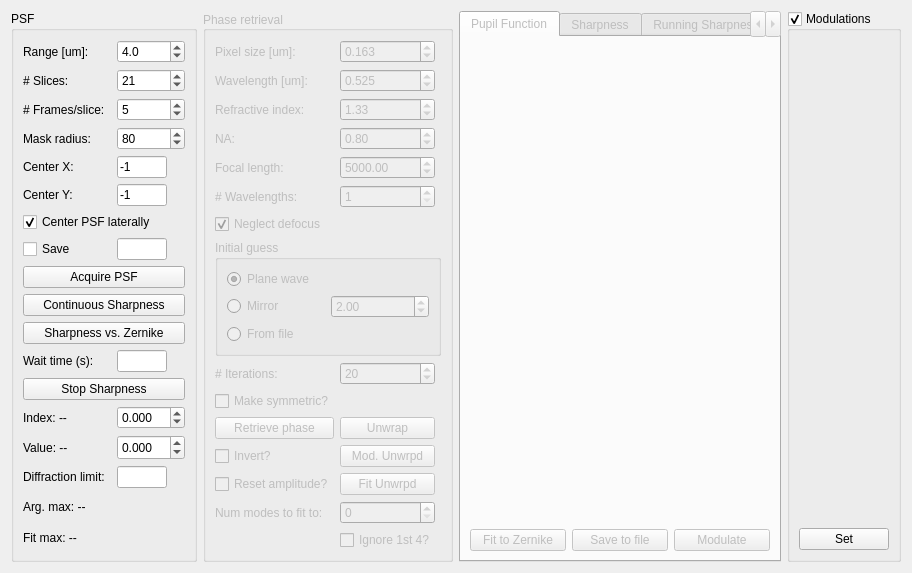
<?xml version="1.0" encoding="UTF-8"?>
<ui version="4.0">
 <class>Form</class>
 <widget class="QWidget" name="Form">
  <property name="geometry">
   <rect>
    <x>0</x>
    <y>0</y>
    <width>912</width>
    <height>508</height>
   </rect>
  </property>
  <property name="sizePolicy">
   <sizepolicy hsizetype="Preferred" vsizetype="Preferred">
    <horstretch>0</horstretch>
    <verstretch>0</verstretch>
   </sizepolicy>
  </property>
  <property name="maximumSize">
   <size>
    <width>16777215</width>
    <height>16777215</height>
   </size>
  </property>
  <property name="windowTitle">
   <string>Adaptive Optics</string>
  </property>
  <layout class="QHBoxLayout" name="horizontalLayout">
   <item>
    <widget class="QGroupBox" name="groupBox">
     <property name="sizePolicy">
      <sizepolicy hsizetype="Fixed" vsizetype="Preferred">
       <horstretch>0</horstretch>
       <verstretch>0</verstretch>
      </sizepolicy>
     </property>
     <property name="title">
      <string>PSF</string>
     </property>
     <layout class="QGridLayout" name="gridLayout_4">
      <item row="1" column="0">
       <widget class="QLabel" name="label_2">
        <property name="text">
         <string>Range [um]:</string>
        </property>
       </widget>
      </item>
      <item row="1" column="2">
       <widget class="QDoubleSpinBox" name="doubleSpinBoxRange">
        <property name="sizePolicy">
         <sizepolicy hsizetype="Minimum" vsizetype="Fixed">
          <horstretch>0</horstretch>
          <verstretch>0</verstretch>
         </sizepolicy>
        </property>
        <property name="decimals">
         <number>1</number>
        </property>
        <property name="minimum">
         <double>-100.000000000000000</double>
        </property>
        <property name="singleStep">
         <double>0.100000000000000</double>
        </property>
        <property name="value">
         <double>4.000000000000000</double>
        </property>
       </widget>
      </item>
      <item row="2" column="0">
       <widget class="QLabel" name="label_3">
        <property name="text">
         <string># Slices:</string>
        </property>
       </widget>
      </item>
      <item row="2" column="2">
       <widget class="QSpinBox" name="spinBoxSlices">
        <property name="sizePolicy">
         <sizepolicy hsizetype="Minimum" vsizetype="Fixed">
          <horstretch>0</horstretch>
          <verstretch>0</verstretch>
         </sizepolicy>
        </property>
        <property name="readOnly">
         <bool>false</bool>
        </property>
        <property name="minimum">
         <number>3</number>
        </property>
        <property name="singleStep">
         <number>2</number>
        </property>
        <property name="value">
         <number>21</number>
        </property>
       </widget>
      </item>
      <item row="3" column="0">
       <widget class="QLabel" name="label_4">
        <property name="text">
         <string># Frames/slice:</string>
        </property>
       </widget>
      </item>
      <item row="3" column="2">
       <widget class="QSpinBox" name="spinBoxFrames">
        <property name="sizePolicy">
         <sizepolicy hsizetype="Minimum" vsizetype="Fixed">
          <horstretch>0</horstretch>
          <verstretch>0</verstretch>
         </sizepolicy>
        </property>
        <property name="minimum">
         <number>1</number>
        </property>
        <property name="value">
         <number>5</number>
        </property>
       </widget>
      </item>
      <item row="10" column="0" colspan="3">
       <widget class="QPushButton" name="pushButtonPSF">
        <property name="sizePolicy">
         <sizepolicy hsizetype="Minimum" vsizetype="Fixed">
          <horstretch>0</horstretch>
          <verstretch>0</verstretch>
         </sizepolicy>
        </property>
        <property name="text">
         <string>Acquire PSF</string>
        </property>
       </widget>
      </item>
      <item row="9" column="0">
       <widget class="QCheckBox" name="checkBoxSave">
        <property name="text">
         <string>Save</string>
        </property>
       </widget>
      </item>
      <item row="9" column="2">
       <widget class="QLineEdit" name="lineEditFile">
        <property name="sizePolicy">
         <sizepolicy hsizetype="Expanding" vsizetype="Fixed">
          <horstretch>0</horstretch>
          <verstretch>0</verstretch>
         </sizepolicy>
        </property>
        <property name="maximumSize">
         <size>
          <width>50</width>
          <height>16777215</height>
         </size>
        </property>
       </widget>
      </item>
      <item row="7" column="0" colspan="3">
       <widget class="QCheckBox" name="checkBoxCenterLateral">
        <property name="text">
         <string>Center PSF laterally</string>
        </property>
        <property name="checked">
         <bool>true</bool>
        </property>
       </widget>
      </item>
      <item row="4" column="0">
       <widget class="QLabel" name="label">
        <property name="text">
         <string>Mask radius:</string>
        </property>
       </widget>
      </item>
      <item row="4" column="2">
       <widget class="QSpinBox" name="spinBox_maskRadius">
        <property name="minimum">
         <number>16</number>
        </property>
        <property name="maximum">
         <number>512</number>
        </property>
        <property name="singleStep">
         <number>10</number>
        </property>
        <property name="value">
         <number>80</number>
        </property>
       </widget>
      </item>
      <item row="5" column="0">
       <widget class="QLabel" name="label_11">
        <property name="text">
         <string>Center X:</string>
        </property>
       </widget>
      </item>
      <item row="6" column="0">
       <widget class="QLabel" name="label_12">
        <property name="text">
         <string>Center Y:</string>
        </property>
       </widget>
      </item>
      <item row="5" column="2">
       <widget class="QLineEdit" name="lineEdit_cX">
        <property name="maximumSize">
         <size>
          <width>50</width>
          <height>16777215</height>
         </size>
        </property>
        <property name="text">
         <string>-1</string>
        </property>
       </widget>
      </item>
      <item row="6" column="2">
       <widget class="QLineEdit" name="lineEdit_cY">
        <property name="maximumSize">
         <size>
          <width>50</width>
          <height>16777215</height>
         </size>
        </property>
        <property name="text">
         <string>-1</string>
        </property>
       </widget>
      </item>
      <item row="11" column="0" colspan="3">
       <widget class="QPushButton" name="pushButton_runningSharpness">
        <property name="text">
         <string>Continuous Sharpness</string>
        </property>
       </widget>
      </item>
      <item row="14" column="0" colspan="3">
       <widget class="QPushButton" name="pushButton_stopSharpness">
        <property name="text">
         <string>Stop Sharpness</string>
        </property>
       </widget>
      </item>
      <item row="12" column="0" colspan="3">
       <widget class="QPushButton" name="pushButton_sharpnessVsZern">
        <property name="text">
         <string>Sharpness vs. Zernike</string>
        </property>
       </widget>
      </item>
      <item row="17" column="2">
       <widget class="QDoubleSpinBox" name="doubleSpinBox_zernAmpMin">
        <property name="decimals">
         <number>3</number>
        </property>
        <property name="minimum">
         <double>-10.000000000000000</double>
        </property>
        <property name="maximum">
         <double>10.000000000000000</double>
        </property>
       </widget>
      </item>
      <item row="18" column="2">
       <widget class="QDoubleSpinBox" name="doubleSpinBox_zernAmpMax">
        <property name="sizePolicy">
         <sizepolicy hsizetype="Minimum" vsizetype="Minimum">
          <horstretch>0</horstretch>
          <verstretch>0</verstretch>
         </sizepolicy>
        </property>
        <property name="decimals">
         <number>3</number>
        </property>
        <property name="minimum">
         <double>-10.000000000000000</double>
        </property>
        <property name="maximum">
         <double>10.000000000000000</double>
        </property>
       </widget>
      </item>
      <item row="17" column="0">
       <widget class="QLabel" name="label_mod_index">
        <property name="text">
         <string>Index: --</string>
        </property>
       </widget>
      </item>
      <item row="18" column="0">
       <widget class="QLabel" name="label_mod_value">
        <property name="text">
         <string>Value: --</string>
        </property>
       </widget>
      </item>
      <item row="19" column="0">
       <widget class="QLabel" name="label_15">
        <property name="text">
         <string>Diffraction limit:</string>
        </property>
       </widget>
      </item>
      <item row="19" column="2">
       <widget class="QLineEdit" name="lineEdit_diffLimit">
        <property name="maximumSize">
         <size>
          <width>50</width>
          <height>16777215</height>
         </size>
        </property>
       </widget>
      </item>
      <item row="20" column="0" colspan="3">
       <widget class="QLabel" name="label_sharpnessArgMax">
        <property name="text">
         <string>Arg. max: --</string>
        </property>
       </widget>
      </item>
      <item row="21" column="0" colspan="3">
       <widget class="QLabel" name="label_sharpnessFitMax">
        <property name="text">
         <string>Fit max: --</string>
        </property>
       </widget>
      </item>
      <item row="13" column="0">
       <widget class="QLabel" name="label_16">
        <property name="text">
         <string>Wait time (s):</string>
        </property>
       </widget>
      </item>
      <item row="13" column="2">
       <widget class="QLineEdit" name="lineEdit_waitTime">
        <property name="maximumSize">
         <size>
          <width>50</width>
          <height>16777215</height>
         </size>
        </property>
       </widget>
      </item>
     </layout>
    </widget>
   </item>
   <item>
    <widget class="QGroupBox" name="groupBoxPhase">
     <property name="enabled">
      <bool>false</bool>
     </property>
     <property name="sizePolicy">
      <sizepolicy hsizetype="Preferred" vsizetype="Preferred">
       <horstretch>0</horstretch>
       <verstretch>0</verstretch>
      </sizepolicy>
     </property>
     <property name="title">
      <string>Phase retrieval</string>
     </property>
     <property name="alignment">
      <set>Qt::AlignLeading|Qt::AlignLeft|Qt::AlignVCenter</set>
     </property>
     <layout class="QGridLayout" name="gridLayout_3">
      <property name="sizeConstraint">
       <enum>QLayout::SetDefaultConstraint</enum>
      </property>
      <item row="0" column="0">
       <widget class="QLabel" name="label_5">
        <property name="text">
         <string>Pixel size [um]:</string>
        </property>
       </widget>
      </item>
      <item row="0" column="1">
       <widget class="QDoubleSpinBox" name="doubleSpinBoxPixel">
        <property name="decimals">
         <number>3</number>
        </property>
        <property name="maximum">
         <double>9.000000000000000</double>
        </property>
        <property name="singleStep">
         <double>0.010000000000000</double>
        </property>
        <property name="value">
         <double>0.163000000000000</double>
        </property>
       </widget>
      </item>
      <item row="1" column="0">
       <widget class="QLabel" name="label_6">
        <property name="text">
         <string>Wavelength [um]:</string>
        </property>
       </widget>
      </item>
      <item row="1" column="1">
       <widget class="QDoubleSpinBox" name="doubleSpinBoxWavelength">
        <property name="decimals">
         <number>3</number>
        </property>
        <property name="value">
         <double>0.525000000000000</double>
        </property>
       </widget>
      </item>
      <item row="2" column="0">
       <widget class="QLabel" name="label_7">
        <property name="text">
         <string>Refractive index:</string>
        </property>
       </widget>
      </item>
      <item row="2" column="1">
       <widget class="QDoubleSpinBox" name="doubleSpinBoxIndex">
        <property name="singleStep">
         <double>0.010000000000000</double>
        </property>
        <property name="value">
         <double>1.330000000000000</double>
        </property>
       </widget>
      </item>
      <item row="3" column="0">
       <widget class="QLabel" name="label_8">
        <property name="text">
         <string>NA:</string>
        </property>
       </widget>
      </item>
      <item row="3" column="1">
       <widget class="QDoubleSpinBox" name="doubleSpinBoxNA">
        <property name="singleStep">
         <double>0.010000000000000</double>
        </property>
        <property name="value">
         <double>0.800000000000000</double>
        </property>
       </widget>
      </item>
      <item row="4" column="0">
       <widget class="QLabel" name="label_9">
        <property name="text">
         <string>Focal length:</string>
        </property>
       </widget>
      </item>
      <item row="4" column="1">
       <widget class="QDoubleSpinBox" name="doubleSpinBoxFocal">
        <property name="maximum">
         <double>9999.989999999999782</double>
        </property>
        <property name="value">
         <double>5000.000000000000000</double>
        </property>
       </widget>
      </item>
      <item row="7" column="0" colspan="3">
       <widget class="QGroupBox" name="groupBox_4">
        <property name="sizePolicy">
         <sizepolicy hsizetype="Preferred" vsizetype="Preferred">
          <horstretch>0</horstretch>
          <verstretch>0</verstretch>
         </sizepolicy>
        </property>
        <property name="title">
         <string>Initial guess</string>
        </property>
        <layout class="QGridLayout" name="gridLayout_2">
         <item row="0" column="0">
          <widget class="QRadioButton" name="radioButtonPlane">
           <property name="text">
            <string>Plane wave</string>
           </property>
           <property name="checked">
            <bool>true</bool>
           </property>
          </widget>
         </item>
         <item row="1" column="0">
          <widget class="QRadioButton" name="radioButtonMirror">
           <property name="text">
            <string>Mirror</string>
           </property>
          </widget>
         </item>
         <item row="1" column="1">
          <widget class="QDoubleSpinBox" name="doubleSpinBoxMirrorDistance">
           <property name="singleStep">
            <double>0.010000000000000</double>
           </property>
           <property name="value">
            <double>2.000000000000000</double>
           </property>
          </widget>
         </item>
         <item row="2" column="0">
          <widget class="QRadioButton" name="radioButtonFromFile">
           <property name="text">
            <string>From file</string>
           </property>
          </widget>
         </item>
        </layout>
       </widget>
      </item>
      <item row="8" column="0">
       <widget class="QLabel" name="label_10">
        <property name="text">
         <string># Iterations:</string>
        </property>
       </widget>
      </item>
      <item row="8" column="1">
       <widget class="QSpinBox" name="spinBoxIterations">
        <property name="minimum">
         <number>1</number>
        </property>
        <property name="maximum">
         <number>999</number>
        </property>
        <property name="value">
         <number>20</number>
        </property>
       </widget>
      </item>
      <item row="10" column="0">
       <widget class="QPushButton" name="pushButtonPhase">
        <property name="text">
         <string>Retrieve phase</string>
        </property>
       </widget>
      </item>
      <item row="16" column="0">
       <spacer name="verticalSpacer">
        <property name="orientation">
         <enum>Qt::Vertical</enum>
        </property>
        <property name="sizeHint" stdset="0">
         <size>
          <width>20</width>
          <height>0</height>
         </size>
        </property>
       </spacer>
      </item>
      <item row="6" column="0" colspan="2">
       <widget class="QCheckBox" name="checkBoxNeglectDefocus">
        <property name="text">
         <string>Neglect defocus</string>
        </property>
        <property name="checked">
         <bool>true</bool>
        </property>
       </widget>
      </item>
      <item row="11" column="0">
       <widget class="QCheckBox" name="checkBox_invertPF">
        <property name="text">
         <string>Invert?</string>
        </property>
       </widget>
      </item>
      <item row="5" column="0">
       <widget class="QLabel" name="label_13">
        <property name="text">
         <string># Wavelengths:</string>
        </property>
       </widget>
      </item>
      <item row="5" column="1">
       <widget class="QSpinBox" name="spinBox_numWavelengths">
        <property name="minimum">
         <number>1</number>
        </property>
        <property name="value">
         <number>1</number>
        </property>
       </widget>
      </item>
      <item row="12" column="0">
       <widget class="QCheckBox" name="checkBox_resetAmp">
        <property name="text">
         <string>Reset amplitude?</string>
        </property>
       </widget>
      </item>
      <item row="10" column="1">
       <widget class="QPushButton" name="pushButton_unwrap">
        <property name="text">
         <string>Unwrap</string>
        </property>
       </widget>
      </item>
      <item row="11" column="1">
       <widget class="QPushButton" name="pushButton_modUnwrapped">
        <property name="text">
         <string>Mod. Unwrpd</string>
        </property>
       </widget>
      </item>
      <item row="12" column="1">
       <widget class="QPushButton" name="pushButton_zernFitUnwrapped">
        <property name="text">
         <string>Fit Unwrpd</string>
        </property>
       </widget>
      </item>
      <item row="16" column="1">
       <widget class="QCheckBox" name="checkBox_ignore4">
        <property name="text">
         <string>Ignore 1st 4?</string>
        </property>
       </widget>
      </item>
      <item row="13" column="1">
       <widget class="QSpinBox" name="spinBox_zernModesToFit"/>
      </item>
      <item row="13" column="0">
       <widget class="QLabel" name="label_14">
        <property name="text">
         <string>Num modes to fit to:</string>
        </property>
       </widget>
      </item>
      <item row="9" column="0">
       <widget class="QCheckBox" name="checkBox_symmeterize">
        <property name="text">
         <string>Make symmetric?</string>
        </property>
       </widget>
      </item>
     </layout>
    </widget>
   </item>
   <item>
    <widget class="QTabWidget" name="tabWidgetPF">
     <property name="enabled">
      <bool>false</bool>
     </property>
     <property name="currentIndex">
      <number>0</number>
     </property>
     <property name="iconSize">
      <size>
       <width>15</width>
       <height>16</height>
      </size>
     </property>
     <widget class="QWidget" name="tabWidgetPFPage1">
      <attribute name="title">
       <string>Pupil Function</string>
      </attribute>
      <layout class="QVBoxLayout" name="verticalLayout">
       <item>
        <widget class="MatplotlibWidget" name="mplwidgetPhase"/>
       </item>
       <item>
        <layout class="QGridLayout" name="gridLayout">
         <item row="1" column="1">
          <widget class="QPushButton" name="pushButtonSave">
           <property name="sizePolicy">
            <sizepolicy hsizetype="Preferred" vsizetype="Preferred">
             <horstretch>0</horstretch>
             <verstretch>0</verstretch>
            </sizepolicy>
           </property>
           <property name="maximumSize">
            <size>
             <width>16777215</width>
             <height>16777215</height>
            </size>
           </property>
           <property name="text">
            <string>Save to file</string>
           </property>
          </widget>
         </item>
         <item row="1" column="3">
          <widget class="QPushButton" name="pushButtonModulate">
           <property name="sizePolicy">
            <sizepolicy hsizetype="Preferred" vsizetype="Preferred">
             <horstretch>0</horstretch>
             <verstretch>0</verstretch>
            </sizepolicy>
           </property>
           <property name="maximumSize">
            <size>
             <width>16777215</width>
             <height>16777215</height>
            </size>
           </property>
           <property name="text">
            <string>Modulate</string>
           </property>
          </widget>
         </item>
         <item row="1" column="0">
          <widget class="QPushButton" name="pushButtonFit">
           <property name="maximumSize">
            <size>
             <width>16777215</width>
             <height>16777215</height>
            </size>
           </property>
           <property name="text">
            <string>Fit to Zernike</string>
           </property>
          </widget>
         </item>
        </layout>
       </item>
      </layout>
     </widget>
     <widget class="QWidget" name="Sharpness">
      <attribute name="title">
       <string>Sharpness</string>
      </attribute>
      <layout class="QVBoxLayout" name="verticalLayout_3">
       <item>
        <widget class="MatplotlibWidget" name="mplwidgetSharpness"/>
       </item>
      </layout>
     </widget>
     <widget class="QWidget" name="tab">
      <attribute name="title">
       <string>Running Sharpness</string>
      </attribute>
      <layout class="QVBoxLayout" name="verticalLayout_2">
       <item>
        <widget class="MatplotlibWidget" name="mplwidgetSharpness2"/>
       </item>
      </layout>
     </widget>
     <widget class="QWidget" name="tab_2">
      <attribute name="title">
       <string>Zernike Fit to Unwrapped</string>
      </attribute>
      <widget class="MatplotlibWidget" name="mplwidgetPhase_2">
       <property name="geometry">
        <rect>
         <x>10</x>
         <y>0</y>
         <width>380</width>
         <height>349</height>
        </rect>
       </property>
      </widget>
      <widget class="QPushButton" name="pushButton_modulateZernike">
       <property name="geometry">
        <rect>
         <x>20</x>
         <y>360</y>
         <width>75</width>
         <height>23</height>
        </rect>
       </property>
       <property name="text">
        <string>Modulate</string>
       </property>
      </widget>
      <widget class="QCheckBox" name="checkBox_useMask">
       <property name="geometry">
        <rect>
         <x>110</x>
         <y>360</y>
         <width>70</width>
         <height>17</height>
        </rect>
       </property>
       <property name="text">
        <string>Use mask?</string>
       </property>
      </widget>
      <widget class="QLineEdit" name="lineEdit_zernRadius">
       <property name="geometry">
        <rect>
         <x>20</x>
         <y>390</y>
         <width>113</width>
         <height>20</height>
        </rect>
       </property>
       <property name="text">
        <string>256</string>
       </property>
      </widget>
      <widget class="QPushButton" name="pushButton_setZernRadius">
       <property name="geometry">
        <rect>
         <x>140</x>
         <y>390</y>
         <width>131</width>
         <height>23</height>
        </rect>
       </property>
       <property name="text">
        <string>Set Zernike Radius</string>
       </property>
      </widget>
     </widget>
     <widget class="QWidget" name="tab_3">
      <attribute name="title">
       <string>Gen Zernikes</string>
      </attribute>
     </widget>
    </widget>
   </item>
   <item>
    <widget class="QGroupBox" name="groupBoxModulations">
     <property name="title">
      <string>Modulations</string>
     </property>
     <property name="checkable">
      <bool>true</bool>
     </property>
     <layout class="QVBoxLayout" name="verticalLayoutModulations">
      <item>
       <spacer name="verticalSpacer_4">
        <property name="orientation">
         <enum>Qt::Vertical</enum>
        </property>
        <property name="sizeHint" stdset="0">
         <size>
          <width>20</width>
          <height>317</height>
         </size>
        </property>
       </spacer>
      </item>
      <item>
       <widget class="QPushButton" name="pushButton_setMods">
        <property name="text">
         <string>Set</string>
        </property>
       </widget>
      </item>
     </layout>
    </widget>
   </item>
  </layout>
 </widget>
 <customwidgets>
  <customwidget>
   <class>MatplotlibWidget</class>
   <extends>QWidget</extends>
   <header>matplotlibwidget</header>
  </customwidget>
 </customwidgets>
 <resources/>
 <connections/>
</ui>
